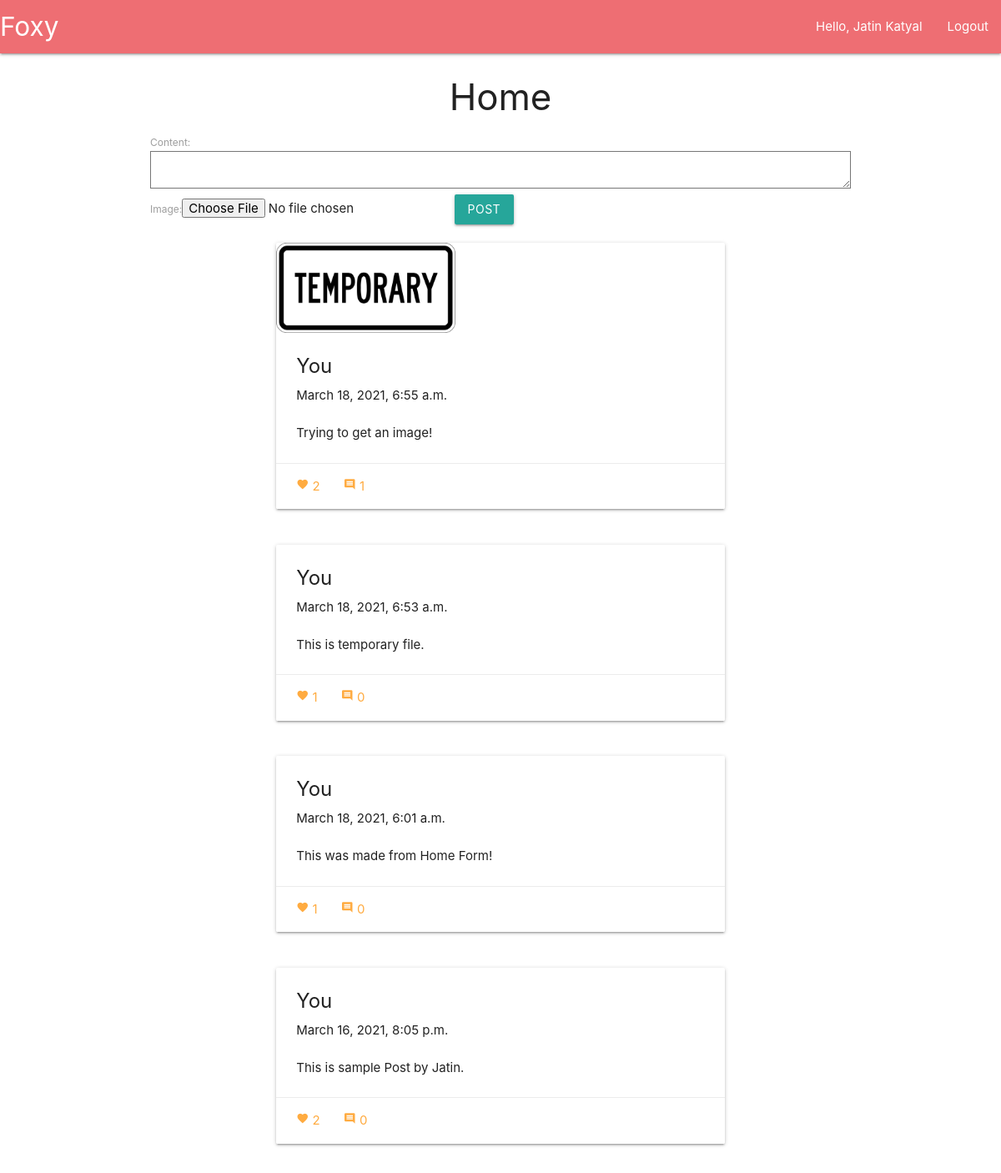
Screenshot of /home/ (signed in) with the database file from the repository.
### social/models.py (models this page shows)
class Post(models.Model):
	user = models.ForeignKey(User, on_delete = models.CASCADE)
	createdAt = models.DateTimeField(auto_now = True)
	content = models.TextField()
	image = models.ImageField(null = True, blank = True)         #pip install pillow for displaying images
	def __str__(self):
		return self.content[:50]

### social/views.py (the view)
# urls.py: 2. Add a URL to urlpatterns:  path('', Home.as_view(), name='home')
class Home(LoginRequiredMixin, ListView):
	context_object_name = 'posts'
	template_name = 'social/home.html'
	login_url = '/auth/login'
	def get_queryset(self):
		return models.Post.objects.filter(user = self.request.user)[::-1]
	def get_context_data(self, *args, **kwargs):
		data = super().get_context_data(*args, **kwargs)
		data['post_form'] = forms.postForm()
		return data

### social/forms.py
class postForm(forms.ModelForm):
	class Meta:
		model = models.Post
		fields = ['content', "image"]

### templates/social/home.html (shortened to what this page needs)
{% extends 'base.html' %}
{% block content %}
<div class="container">
	<h3 align="center">Home</h3>
	<form method="POST" action="/post/" enctype="multipart/form-data" >
		{{post_form}}
		<button class="btn waves-effect" type="submit">Post</button>
	</form>
	<ul>
	{% for post in posts %}
		{% include 'social/components/post.html' %}
	{% endfor %}
	</ul>
</div>
{% endblock %}

### templates/base.html (shortened to what this page needs)
{% load static %}
<!DOCTYPE html>
<html>
<head>
	<link rel="stylesheet" href="https://cdnjs.cloudflare.com/ajax/libs/materialize/1.0.0/css/materialize.min.css">
</head>
<body>
	<nav>
		<div class="nav-wrapper">
			<a href="/" class="brand-logo">Foxy</a>
			<ul id="nav-mobile" class="right hide-on-med-and-down">
				{% if user.is_authenticated %}
				<li><a href="/home">Hello, {{ request.user.first_name }} {{ request.user.last_name }}</a></li>
				<li><a href="/auth/logout">Logout</a></li>
				{% else %}
				<li><a href="#">Login</a></li>
				{% endif %}
			</ul>
		</div>
	</nav>
	{% block content %} {% endblock %}
</body>
</html>

### templates/social/components/post.html (shortened to what this page needs)
<div class="row">
    <div class="col s8 offset-s2">
      <div class="card">
        {% if post.image %}
        <div class="card-image">
          <img src="/media/{{post.image}}" style="width: 40%">
        </div>
        {% endif %}
        <div class="card-content">
          {% if post.user == request.user %}
          <span class="card-title"><b>You</b></span>
          {% else %}
          <span class="card-title"><b>{{post.user.first_name}} {{post.user.last_name}}</b></span>
          {% endif %}
          <p>{{post.createdAt}}</p>
          <br>
          <p>{{post.content}}</p>
        </div>
        <div class="card-action">
          <a href="#" onclick="likePost({{post.id}})"><i class="tiny material-icons">favorite</i> {{ post.like_set.count }}</a>
          <a class="modal-trigger" href="#modalPost{{post.id}}"><i class="tiny material-icons">comment</i> {{ post.comment_set.count }}</a>
        </div>
      </div>
    </div>
</div>

### rows the page displays
Post: image (picture), shows "You", createdAt "March 18, 2021, 6:55 a.m.", content "Trying to get an image!", like_set.count "2", comment_set.count "1"
Post: shows "You", createdAt "March 18, 2021, 6:53 a.m.", content "This is temporary file.", like_set.count "1", comment_set.count "0"
Post: shows "You", createdAt "March 18, 2021, 6:01 a.m.", content "This was made from Home Form!", like_set.count "1", comment_set.count "0"
Post: shows "You", createdAt "March 16, 2021, 8:05 p.m.", content "This is sample Post by Jatin.", like_set.count "2", comment_set.count "0"

### other values shown
{{ request.user.first_name }} "Jatin"
{{ request.user.last_name }} "Katyal"
